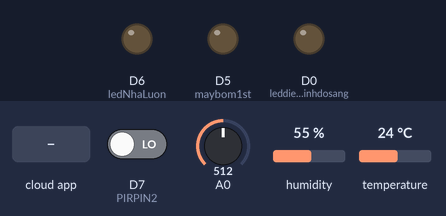
Recording of a sketch running on a simulated ESP8266 (NodeMCU). Parts: output pins drawn as LEDs (lit = HIGH). The inputs (shaded band) are chosen by the test bench; at power-on: D7 (PIRPIN2) LOW, A0 = 512, humidity 55 %, temperature 24 °C. WiFi joins after 1.5 s; servers stay silent unless stated; network time is answered at once with the bench clock; the local clock reads 2024-03-15 10:24:30 at power-on unless the sketch sets it; the Firebase database answers and starts empty; what the sketch prints to the serial monitor is not drawn.

Above: at 2.7 s.
2.8 s: D7 (PIRPIN2) driven HIGH
At 5.5 s:
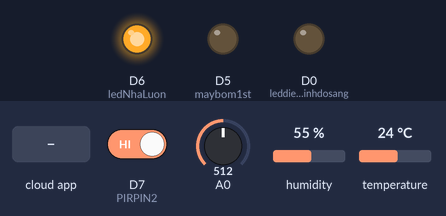
5.9 s: the phone or cloud app sets status to ON
At 7.1 s:
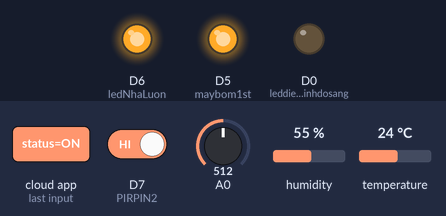
7.5 s: the phone or cloud app sets lightStatus to OFF
At 9.6 s:
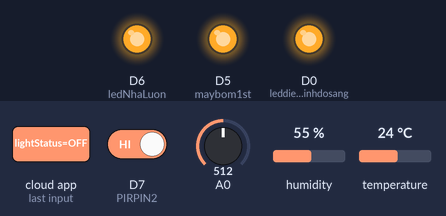
10.4 s: the phone or cloud app sets status to OFF
At 11.8 s:
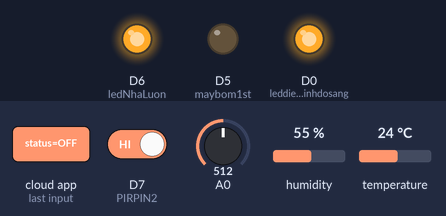
12.4 s: D7 (PIRPIN2) driven LOW
At 14.5 s:
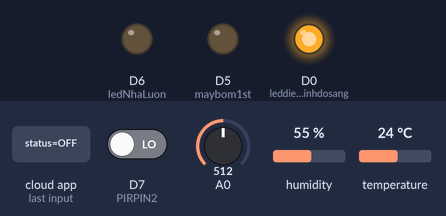
15.5 s: the phone or cloud app sets status to ON
At 16.8 s:
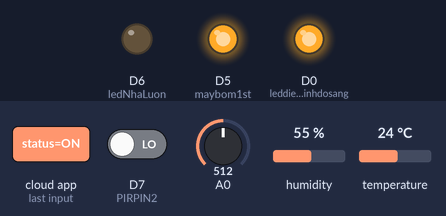
Timing chart, 0 to 18.4 s (numbered marks = the images above; inputs shaded):
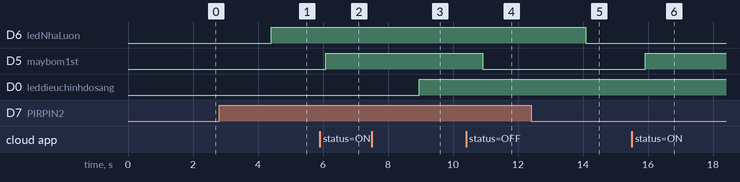

The sketch:

ESP_TangMot.ino
```cpp
 #include <ESP8266WiFi.h>
#include <FirebaseArduino.h>
#include <NTPClient.h>
#include <WiFiUdp.h>
#include <DHT.h>

#include <Arduino.h>

// Khai báo host và key secrets
#define FIREBASE_HOST "iot-quyduong-default-rtdb.firebaseio.com"
#define FIREBASE_AUTH "E533z8Ws3eE5J0A3hf7nkTYjQcXpqKom2YbDKiyu"
// Khai báo tên và pass WIFI
#define WIFI_SSID "WiFi"
#define WIFI_PASSWORD "Cuong998"

// Khai báo LED
int leddieuchinhdosang = D0;
int ledNhaLuon = D6;
int maybom1st = D5;
String fireStatus = "";

// Khai báo biến với thư viện DHT
#define DHTPIN D1
#define DHTTYPE DHT11
DHT dht(DHTPIN, DHTTYPE);

// Khai báo cảm biến ánh sáng
#define LIGHTPIN 0 // Analog A0

// Khai báo PIR HC-SR501
//#define PIRPIN D3
#define PIRPIN2 D7
int motion_st = 0;

// Lấy h online từ ntpserver
WiFiUDP ntpUDP;
NTPClient timeClient(ntpUDP, "pool.ntp.org");

void setup() {
  // Xuất outbound 115200
  Serial.begin(115200);

  // Khai báo setup LED
  pinMode(leddieuchinhdosang, OUTPUT);
  pinMode(ledNhaLuon, OUTPUT);
  pinMode(maybom1st, OUTPUT);

  // Kiểm tra các kết nối WIFI
  WiFi.begin(WIFI_SSID, WIFI_PASSWORD);
  Serial.print("Connecting to ");
  Serial.print(WIFI_SSID);
  while (WiFi.status() != WL_CONNECTED) {
    Serial.print(".");
    delay(500);
  }
  Serial.println();
  Serial.print("Connected to ");
  Serial.println(WIFI_SSID);

  // Xuất ra địa chỉ IP của WIFI đã kết nối
  Serial.print("IP Address is: ");
  Serial.println(WiFi.localIP());

  //Khởi động Firebase
  Firebase.begin(FIREBASE_HOST, FIREBASE_AUTH);

  // Khởi động timeclient của thư viện NTP để xác định time
  timeClient.begin();
  // Múi giờ VN GMT + 7 với 7*3600 = 7 * 60*60 cứ 1 múi h tăng lên 3600
  timeClient.setTimeOffset(7 * 3600);

  // Khởi đông DHT22
  dht.begin();

  // Khởi động Pir
//  pinMode(PIRPIN, INPUT);
  pinMode(PIRPIN2, INPUT);
}

void loop() {
  cam_bien_do_tang_mot();
  thietBiDieuKhien1st();
  maybom1();
  Serial.println("");
}

// hàm máy bơm
void maybom1(){
  String maybom1 = Firebase.getString("may_bom/1st/status");
  if (maybom1 == "ON") {
    digitalWrite(maybom1st, HIGH);
    Serial.println("Máy bơm tầng 1 đang chạy");
  }
  else {
    digitalWrite(maybom1st, LOW);
    Serial.println("Máy bơm tầng 1 đang tắt");
  }
}
// Hàm chứa các thiết bị điều khiển
void thietBiDieuKhien1st() {
  if (digitalRead(PIRPIN2) == HIGH) {
    Serial.println("Đèn báo cú đang bật");
    Firebase.setInt("nhaLuon/motion", 1);
    digitalWrite(ledNhaLuon, HIGH);
  }
  else {
    Serial.println("Đèn báo cú đang tắt");
    Firebase.setInt("nhaLuon/motion", 0);
    digitalWrite(ledNhaLuon, LOW);
  }
}

// Hàm chứ các thiết bị đo đạt
void cam_bien_do_tang_mot() {
  // kiểm tra update time của NTPCLient
  timeClient.update();
  unsigned long epochTime = timeClient.getEpochTime();
  // Giờ Phút Giây
  String formattedTime = timeClient.getFormattedTime();
  //Thứ Ngày Tháng Năm
  struct tm *ptm = gmtime ((time_t *)&epochTime);
  int monthDay = ptm->tm_mday; // ngày
  int currentMonth = ptm->tm_mon + 1; // tháng
  int currentYear = ptm->tm_year + 1900; // nămứ
  String currentDate = String(currentYear) + "-" + String(currentMonth) + "-" + String(monthDay) + " " + String(formattedTime);
  //Serial.println(currentDate);

  // Cây thư mục chứ data đo đạt đc gửi đến fiebase
  String ThietBiDo = "1st/";
  String ThietBiDo1 = "G/";

  // Gửi time đo đạt đến Firebase
  Firebase.setString(ThietBiDo + "Time", formattedTime);
  Firebase.setString("deviceCheck/timeDevice2", currentDate);

  // Khai báo biến chứa nhiệt độ và độ ẩm
  float h =  dht.readHumidity();
  float t = dht.readTemperature();
  Serial.print((String)"Temperature = " + t + " °C");
  Serial.println();
  Serial.print((String)"Humidity    = " + h + " %");
  Serial.println();

  // Gửi nhiệt độ và độ ẩm đến cây thư mục của firebase
  Firebase.setFloat(ThietBiDo + "Humidity", h);
  Firebase.setFloat(ThietBiDo + "Temperature", t);

  // Gửi dữ liệu ánh sáng đến firebase
  int light = analogRead(LIGHTPIN); // dùng chân anallog để đọc % độ sáng
  light = (light * 100) / 1024;
  int light_real = 100 - light;
  Serial.println((String)"light_real   = " + light_real + " %");
  Firebase.setInt(ThietBiDo + "Light", light_real);
  Firebase.setInt(ThietBiDo1 + "Light", light_real);

  String ledslider = Firebase.getString("nhaLuon/lightLevel");
  String kiemtraLED = Firebase.getString("nhaLuon/lightStatus");
  if (kiemtraLED == "OFF") {
    int lightend = 700-((Firebase.getInt("nhaLuon/Light")*1024)/100);
    Serial.println(lightend);
//    light = 0;
    analogWrite(leddieuchinhdosang, lightend);
  }
  else {
    int abc = ledslider.toInt();
    analogWrite(leddieuchinhdosang, abc);
  }

  // Kiểm tra trình trạng Firebase nếu lỗi
  if (Firebase.failed()) {
    Serial.println(Firebase.error());
  }

}
```

Measured:
- after the input at 2.8 s, D6 (ledNhaLuon): LOW → HIGH after 1.6 s
- after the input at 5.9 s, D5 (maybom1st): LOW → HIGH after 0.18 s
- after the input at 7.5 s, D0 (leddieuchinhdosang): LOW → HIGH after 1.5 s
- after the input at 10.4 s, D5 (maybom1st): HIGH → LOW after 0.51 s
- after the input at 12.4 s, D6 (ledNhaLuon): HIGH → LOW after 1.7 s
- after the input at 15.5 s, D5 (maybom1st): LOW → HIGH after 0.41 s
